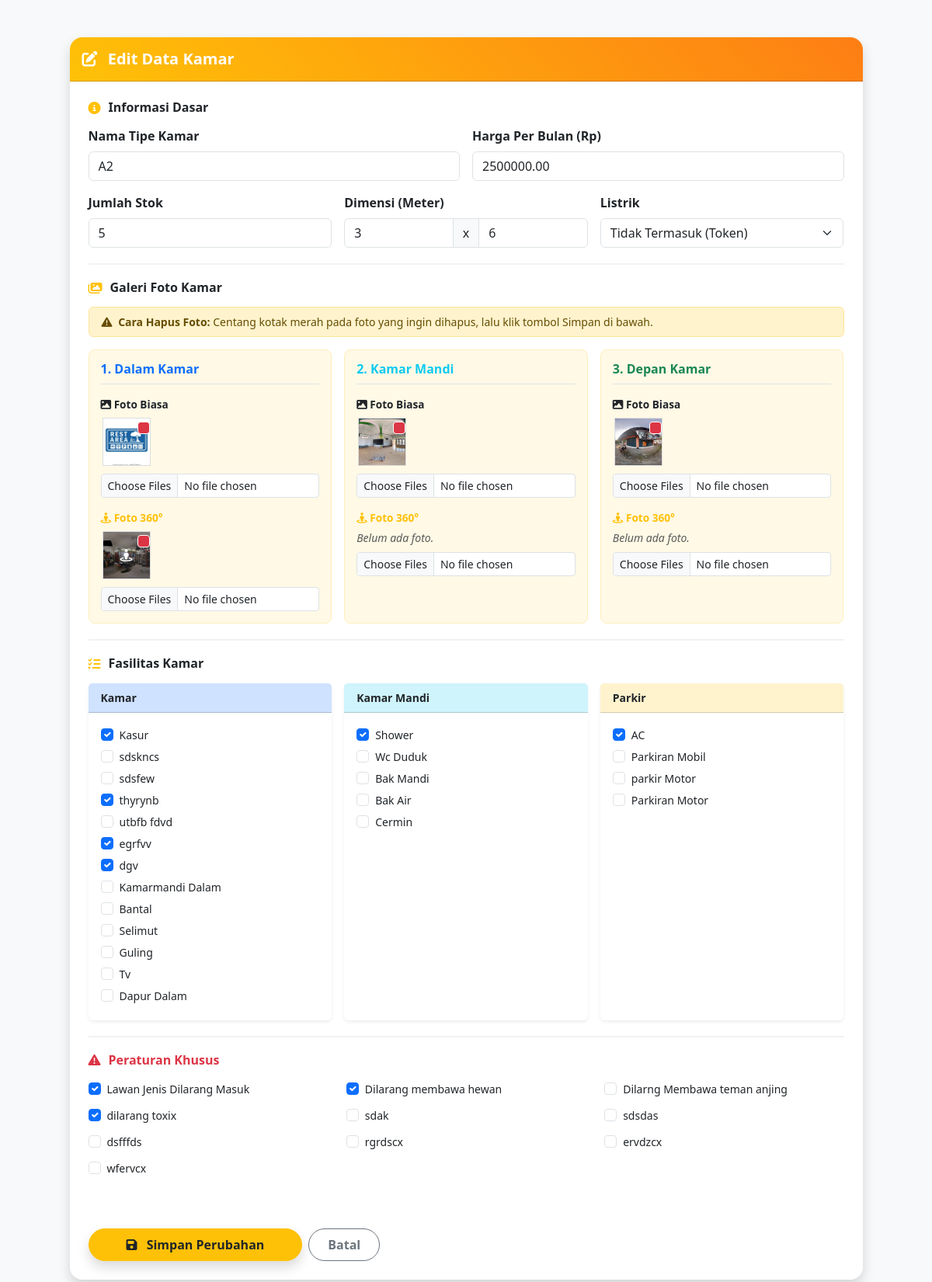
Page /pemilik/edit_kamar?id=8 (signed in) on the committed database.
### tables this page shows
CREATE TABLE `kamar` (
  `id_kamar` int NOT NULL,
  `id_kost` int DEFAULT NULL,
  `nama_tipe_kamar` varchar(100) DEFAULT NULL,
  `harga_per_bulan` decimal(12,2) DEFAULT NULL,
  `stok_kamar` int DEFAULT NULL,
  `lebar_ruangan` varchar(20) DEFAULT NULL,
  `sudah_termasuk_listrik` tinyint(1) DEFAULT '0',
  `kapasitas` int DEFAULT '1'
);

CREATE TABLE `galeri` (
  `id_galeri` int NOT NULL,
  `id_kost` int DEFAULT NULL,
  `id_kamar` int DEFAULT NULL,
  `nama_file` varchar(255) NOT NULL,
  `kategori_foto` varchar(50) DEFAULT NULL,
  `is_360` tinyint(1) DEFAULT '0'
);

CREATE TABLE `master_fasilitas` (
  `id_master_fasilitas` int NOT NULL,
  `nama_fasilitas` varchar(100) NOT NULL,
  `kategori` enum('Kamar','Kamar Mandi','Umum','Parkir') DEFAULT NULL,
  `id_pemilik` int DEFAULT NULL
);

CREATE TABLE `master_peraturan` (
  `id_master_peraturan` int NOT NULL,
  `nama_peraturan` varchar(255) NOT NULL,
  `kategori` enum('Kost','Kamar') DEFAULT 'Kost',
  `id_pemilik` int DEFAULT NULL
);

### pemilik/edit_kamar.php (the view, shortened to what this page needs)
<?php
include '../koneksi.php';
if (isset($_GET['id'])) {
    $id_kamar = $_GET['id'];
} elseif (isset($_GET['id_kamar'])) {
    $id_kamar = $_GET['id_kamar'];
} else {
    header("Location: dashboard");
    exit;
}
$id_user_login = $_SESSION['id_user'];
$q_kamar = mysqli_query($conn, "SELECT * FROM kamar WHERE id_kamar = '$id_kamar'");
$kamar   = mysqli_fetch_assoc($q_kamar);
$dimensi = explode("x", str_replace(" m", "", $kamar['lebar_ruangan']));
$p_lama = isset($dimensi[0]) ? $dimensi[0] : '';
$l_lama = isset($dimensi[1]) ? $dimensi[1] : '';
$q_gal = mysqli_query($conn, "SELECT * FROM galeri WHERE id_kamar = '$id_kamar'");
$galeri_lama = [];
while ($row = mysqli_fetch_assoc($q_gal)) {
    $galeri_lama[$row['kategori_foto']][$row['is_360']][] = $row;
}
$fas_aktif = [];
$q_fa = mysqli_query($conn, "SELECT id_master_fasilitas FROM rel_fasilitas WHERE id_kamar = '$id_kamar'");
while ($row = mysqli_fetch_assoc($q_fa)) $fas_aktif[] = $row['id_master_fasilitas'];
$per_aktif = [];
$q_pa = mysqli_query($conn, "SELECT id_master_peraturan FROM rel_peraturan WHERE id_kamar = '$id_kamar'");
while ($row = mysqli_fetch_assoc($q_pa)) $per_aktif[] = $row['id_master_peraturan'];
?>
<!DOCTYPE html>
<html lang="id">
<head>
    <link href="https://cdn.jsdelivr.net/npm/bootstrap@5.3.0/dist/css/bootstrap.min.css" rel="stylesheet">
    <link rel="stylesheet" href="https://cdnjs.cloudflare.com/ajax/libs/font-awesome/6.4.0/css/all.min.css">
</head>
<body class="bg-light">
    <div class="container my-5">
        <div class="row justify-content-center">
            <div class="col-lg-11">
                <div class="card shadow border-0 rounded-4">
                    <div class="card-header card-header-custom py-3 rounded-top-4">
                        <h5 class="mb-0 fw-bold"><i class="fa-solid fa-pen-to-square me-2"></i> Edit Data Kamar</h5>
                    </div>
                    <div class="card-body p-4">
                        <form method="POST" enctype="multipart/form-data">
                            <div class="form-section">
                                <h6 class="section-title text-dark"><i class="fa-solid fa-info-circle text-warning"></i> Informasi Dasar</h6>
                                <div class="row g-3">
                                    <div class="col-md-6">
                                        <label class="form-label fw-bold">Nama Tipe Kamar</label>
                                        <input type="text" name="nama_tipe" class="form-control" value="<?= $kamar['nama_tipe_kamar'] ?>" required>
                                    </div>
                                    <div class="col-md-6">
                                        <label class="form-label fw-bold">Harga Per Bulan (Rp)</label>
                                        <input type="number" name="harga" class="form-control" value="<?= $kamar['harga_per_bulan'] ?>" required>
                                    </div>
                                    <div class="col-md-4">
                                        <label class="form-label fw-bold">Jumlah Stok</label>
                                        <input type="number" name="stok" class="form-control" value="<?= $kamar['stok_kamar'] ?>" required>
                                    </div>
                                    <div class="col-md-4">
                                        <label class="form-label fw-bold">Dimensi (Meter)</label>
                                        <div class="input-group">
                                            <input type="number" name="p_ruang" class="form-control" value="<?= $p_lama ?>" step="0.1" required>
                                            <span class="input-group-text">x</span>
                                            <input type="number" name="l_ruang" class="form-control" value="<?= $l_lama ?>" step="0.1" required>
                                        </div>
                                    </div>
                                    <div class="col-md-4">
                                        <label class="form-label fw-bold">Listrik</label>
                                        <select name="listrik" class="form-select">
                                            <option value="0" <?= $kamar['sudah_termasuk_listrik'] == 0 ? 'selected' : '' ?>>Tidak Termasuk (Token)</option>
                                        </select>
                                    </div>
                                </div>
                            </div>
                            <div class="form-section">
                                <h6 class="section-title text-dark"><i class="fa-solid fa-images text-warning"></i> Galeri Foto Kamar</h6>
                                <div class="alert alert-warning py-2 small">
                                    <i class="fa-solid fa-triangle-exclamation me-1"></i> <b>Cara Hapus Foto:</b> Centang kotak merah pada foto yang ingin dihapus, lalu klik tombol Simpan di bawah.
                                </div>
                                <div class="row g-3">
                                    <?php
                                    $cats = [
                                        'Dalam Kamar' => ['label' => '1. Dalam Kamar', 'color' => 'text-primary', 'input_biasa' => 'foto_dalam_biasa', 'input_360' => 'foto_dalam_360'],
                                        'Kamar Mandi' => ['label' => '2. Kamar Mandi', 'color' => 'text-info', 'input_biasa' => 'foto_mandi_biasa', 'input_360' => 'foto_mandi_360'],
                                        'Depan Kamar' => ['label' => '3. Depan Kamar', 'color' => 'text-success', 'input_biasa' => 'foto_depan_biasa', 'input_360' => 'foto_depan_360']
                                    ];
                                    foreach ($cats as $key => $val):
                                    ?>
                                        <div class="col-md-4">
                                            <div class="bg-custom-light">
                                                <h6 class="fw-bold <?= $val['color'] ?> border-bottom pb-2 mb-3"><?= $val['label'] ?></h6>
                                                <div class="mb-3">
                                                    <span class="label-input-foto"><i class="fa-solid fa-image"></i> Foto Biasa</span>
                                                    <div class="mb-2">
                                                        <?php if (isset($galeri_lama[$key][0])): ?>
                                                            <?php foreach ($galeri_lama[$key][0] as $g): ?>
                                                                <div class="foto-item" title="Centang untuk hapus">
                                                                    <img src="../assets/img/galeri/<?= $g['nama_file'] ?>">
                                                                    <input type="checkbox" name="hapus_foto[]" value="<?= $g['id_galeri'] ?>" class="foto-check-input form-check-input bg-danger border-white">
                                                                </div>
                                                            <?php endforeach; ?>
                                                        <?php else: ?>
                                                            <small class="text-muted d-block fst-italic">Belum ada foto.</small>
                                                        <?php endif; ?>
                                                    </div>
                                                    <input type="file" name="<?= $val['input_biasa'] ?>[]" class="form-control form-control-sm" multiple accept="image/*">
                                                </div>
                                                <div>
                                                    <span class="label-input-foto text-warning"><i class="fa-solid fa-street-view"></i> Foto 360°</span>
                                                    <div class="mb-2">
                                                        <?php if (isset($galeri_lama[$key][1])): ?>
                                                            <?php foreach ($galeri_lama[$key][1] as $g): ?>
                                                                <div class="foto-item" title="Centang untuk hapus">
                                                                    <img src="../assets/img/galeri/<?= $g['nama_file'] ?>" style="filter: brightness(0.7);">
                                                                    <i class="fa-solid fa-street-view text-white position-absolute top-50 start-50 translate-middle"></i>
                                                                    <input type="checkbox" name="hapus_foto[]" value="<?= $g['id_galeri'] ?>" class="foto-check-input form-check-input bg-danger border-white">
                                                                </div>
                                                            <?php endforeach; ?>
                                                        <?php else: ?>
                                                            <small class="text-muted d-block fst-italic">Belum ada foto.</small>
                                                        <?php endif; ?>
                                                    </div>
                                                    <input type="file" name="<?= $val['input_360'] ?>[]" class="form-control form-control-sm" multiple accept="image/*">
                                                </div>
                                            </div>
                                        </div>
                                    <?php endforeach; ?>
                                </div>
                            </div>
                            <div class="form-section">
                                <h6 class="section-title text-dark"><i class="fa-solid fa-list-check text-warning"></i> Fasilitas Kamar</h6>
                                <div class="row g-3">
                                    <?php
                                    $fas_cats = ['Kamar' => 'bg-primary-subtle', 'Kamar Mandi' => 'bg-info-subtle', 'Parkir' => 'bg-warning-subtle'];
                                    foreach ($fas_cats as $cat => $bg):
                                    ?>
                                        <div class="col-md-4">
                                            <div class="card h-100 border-0 shadow-sm">
                                                <div class="card-header <?= $bg ?> fw-bold small"><?= $cat ?></div>
                                                <div class="card-body">
                                                    <?php
                                                    $res = mysqli_query($conn, "SELECT * FROM master_fasilitas WHERE (id_pemilik IS NULL OR id_pemilik = '$id_user_login') AND kategori = '$cat'");
                                                    while ($f = mysqli_fetch_assoc($res)):
                                                        $checked = in_array($f['id_master_fasilitas'], $fas_aktif) ? 'checked' : '';
                                                    ?>
                                                        <div class="form-check mb-1">
                                                            <input class="form-check-input" type="checkbox" name="fasilitas[]" value="<?= $f['id_master_fasilitas'] ?>" id="f_<?= $f['id_master_fasilitas'] ?>" <?= $checked ?>>
                                                            <label class="form-check-label small" for="f_<?= $f['id_master_fasilitas'] ?>"><?= $f['nama_fasilitas'] ?></label>
                                                        </div>
                                                    <?php endwhile; ?>
                                                </div>
                                            </div>
                                        </div>
                                    <?php endforeach; ?>
                                </div>
                            </div>
                            <div class="form-section border-0">
                                <h6 class="section-title text-danger"><i class="fa-solid fa-triangle-exclamation"></i> Peraturan Khusus</h6>
                                <div class="row">
                                    <?php
                                    $res = mysqli_query($conn, "SELECT * FROM master_peraturan WHERE (id_pemilik IS NULL OR id_pemilik = '$id_user_login') AND kategori = 'Kamar'");
                                    while ($p = mysqli_fetch_assoc($res)):
                                        $checked = in_array($p['id_master_peraturan'], $per_aktif) ? 'checked' : '';
                                    ?>
                                        <div class="col-md-4 mb-2">
                                            <div class="form-check">
                                                <input class="form-check-input" type="checkbox" name="peraturan[]" value="<?= $p['id_master_peraturan'] ?>" id="p_<?= $p['id_master_peraturan'] ?>" <?= $checked ?>>
                                                <label class="form-check-label small" for="p_<?= $p['id_master_peraturan'] ?>"><?= $p['nama_peraturan'] ?></label>
                                            </div>
                                        </div>
                                    <?php endwhile; ?>
                                </div>
                            </div>
                            <div class="d-flex gap-2 pt-3">
                                <button type="submit" name="update_kamar" class="btn btn-warning px-5 py-2 fw-bold rounded-pill text-dark shadow">
                                    <i class="fa-solid fa-save me-2"></i> Simpan Perubahan
                                </button>
                                <a href="dashboard" class="btn btn-outline-secondary px-4 py-2 fw-bold rounded-pill">Batal</a>
                            </div>
                        </form>
                    </div>
                </div>
            </div>
        </div>
    </div>
</body>
</html>

### pemilik/edit_kamar.php (style rules this page uses)
.form-section { border-bottom: 2px solid #f0f2f5; padding-bottom: 20px; margin-bottom: 20px; }
.section-title { font-weight: bold; color: #ffc107; margin-bottom: 15px; display: flex; align-items: center; gap: 10px; }
.bg-custom-light { background-color: #fff9e6; border: 1px solid #ffeeba; border-radius: 8px; padding: 15px; height: 100%; }
.card-header-custom { background: linear-gradient(45deg, #ffc107, #fd7e14); color: white; }
.label-input-foto { font-size: 0.85rem; font-weight: bold; margin-bottom: 5px; display: block; }
.foto-item { position: relative; display: inline-block; margin: 2px; border: 1px solid #ddd; }
.foto-item img { height: 60px; width: 60px; object-fit: cover; }
.foto-check-input { position: absolute; top: 0; right: 0; z-index: 10; cursor: pointer; }

### rows in the picture
kamar: nama_tipe "A2", harga "2500000.00", stok "5", p_ruang "3", l_ruang "6", listrik "Tidak Termasuk (Token)"
galeri: nama_file (picture)
galeri: nama_file (picture)
galeri: nama_file (picture)
galeri: nama_file (picture)
master_fasilitas: nama_fasilitas "Kasur"
master_fasilitas: nama_fasilitas "sdskncs"
master_fasilitas: nama_fasilitas "sdsfew"
master_fasilitas: nama_fasilitas "thyrynb"
master_fasilitas: nama_fasilitas "utbfb fdvd"
master_fasilitas: nama_fasilitas "egrfvv"
master_fasilitas: nama_fasilitas "dgv"
master_fasilitas: nama_fasilitas "Kamarmandi Dalam"
master_fasilitas: nama_fasilitas "Bantal"
master_fasilitas: nama_fasilitas "Selimut"
master_fasilitas: nama_fasilitas "Guling"
master_fasilitas: nama_fasilitas "Tv"
master_fasilitas: nama_fasilitas "Dapur Dalam"
master_fasilitas: nama_fasilitas "Shower"
master_fasilitas: nama_fasilitas "Wc Duduk"
master_fasilitas: nama_fasilitas "Bak Mandi"
master_fasilitas: nama_fasilitas "Bak Air"
master_fasilitas: nama_fasilitas "Cermin"
master_fasilitas: nama_fasilitas "AC"
master_fasilitas: nama_fasilitas "Parkiran Mobil"
master_fasilitas: nama_fasilitas "parkir Motor"
master_fasilitas: nama_fasilitas "Parkiran Motor"
master_peraturan: nama_peraturan "Lawan Jenis Dilarang Masuk"
master_peraturan: nama_peraturan "Dilarang membawa hewan"
master_peraturan: nama_peraturan "Dilarng Membawa teman anjing"
master_peraturan: nama_peraturan "dilarang toxix"
master_peraturan: nama_peraturan "sdak"
master_peraturan: nama_peraturan "sdsdas"
master_peraturan: nama_peraturan "dsfffds"
master_peraturan: nama_peraturan "rgrdscx"
master_peraturan: nama_peraturan "ervdzcx"
master_peraturan: nama_peraturan "wfervcx"

### other values in the picture
$val['label'] "1. Dalam Kamar"
$val['label'] "2. Kamar Mandi"
$val['label'] "3. Depan Kamar"
$cat "Kamar"
$cat "Kamar Mandi"
$cat "Parkir"
